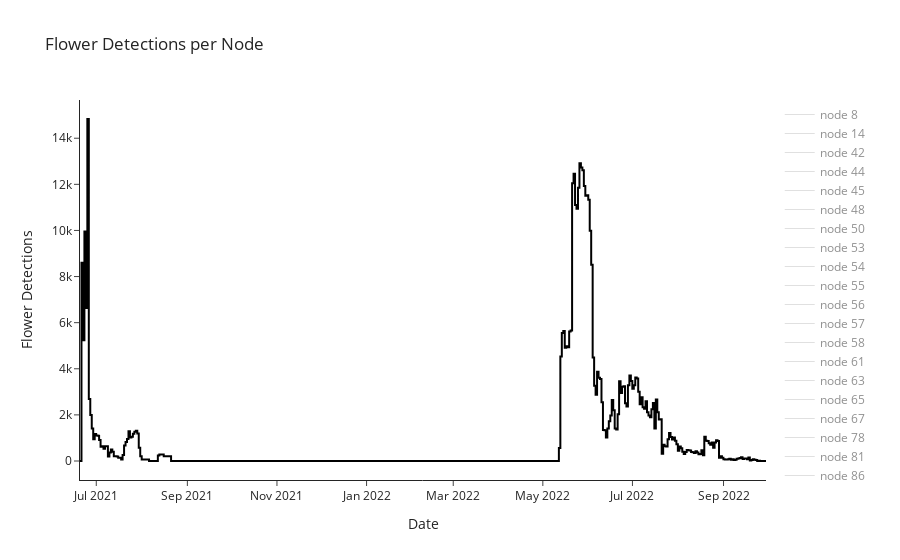

The cell this chart's notebook holds for it:
### Code cell
fig = go.Figure()
colors = iter(palette)
for col in observed_flowers.columns:
    if col == 'mean':
        fig.add_trace(go.Scatter(
            x=observed_flowers.index, 
            y=observed_flowers[col],
            name=f'node {col}',
            line_shape='hv',
            line=dict(
                color="black", width=2
            )
        ))
    else:
        fig.add_trace(go.Scatter(
            x=observed_flowers.index, 
            y=observed_flowers[col],
            name=f'node {col}',
            line_shape='hv',
            line=dict(
                color="grey", width=.5
            )
        ))

fig.update_layout(
    title='Flower Detections per Node', 
    template='simple_white',
    xaxis={'title':'Date'}, yaxis={'title':'Flower Detections'}
)
fig.show()

### Figure 1 — Plotly figure (JSON) as saved in the notebook; plotly's stock layout.template omitted (floating-point values rounded to 4 significant figures; data arrays with more than 128 entries replaced by an {"elided": "..."} marker saying what was removed)
{"data": [{"line": {"color": "grey", "shape": "hv", "width": 0.5}, "name": "node 8", "type": "scatter", "visible": "legendonly", "x": {"elided": "195 str values"}, "y": {"elided": "195 int values"}}, {"line": {"color": "grey", "shape": "hv", "width": 0.5}, "name": "node 14", "type": "scatter", "visible": "legendonly", "x": {"elided": "195 str values"}, "y": {"elided": "195 int values"}}, {"line": {"color": "grey", "shape": "hv", "width": 0.5}, "name": "node 42", "type": "scatter", "visible": "legendonly", "x": {"elided": "195 str values"}, "y": {"elided": "195 int values"}}, {"line": {"color": "grey", "shape": "hv", "width": 0.5}, "name": "node 44", "type": "scatter", "visible": "legendonly", "x": {"elided": "195 str values"}, "y": {"elided": "195 int values"}}, {"line": {"color": "grey", "shape": "hv", "width": 0.5}, "name": "node 45", "type": "scatter", "visible": "legendonly", "x": {"elided": "195 str values"}, "y": {"elided": "195 int values"}}, {"line": {"color": "grey", "shape": "hv", "width": 0.5}, "name": "node 48", "type": "scatter", "visible": "legendonly", "x": {"elided": "195 str values"}, "y": {"elided": "195 int values"}}, {"line": {"color": "grey", "shape": "hv", "width": 0.5}, "name": "node 50", "type": "scatter", "visible": "legendonly", "x": {"elided": "195 str values"}, "y": {"elided": "195 int values"}}, {"line": {"color": "grey", "shape": "hv", "width": 0.5}, "name": "node 53", "type": "scatter", "visible": "legendonly", "x": {"elided": "195 str values"}, "y": {"elided": "195 int values"}}, {"line": {"color": "grey", "shape": "hv", "width": 0.5}, "name": "node 54", "type": "scatter", "visible": "legendonly", "x": {"elided": "195 str values"}, "y": {"elided": "195 int values"}}, {"line": {"color": "grey", "shape": "hv", "width": 0.5}, "name": "node 55", "type": "scatter", "visible": "legendonly", "x": {"elided": "195 str values"}, "y": {"elided": "195 int values"}}, {"line": {"color": "grey", "shape": "hv", "width": 0.5}, "name": "node 56", "type": "scatter", "visible": "legendonly", "x": {"elided": "195 str values"}, "y": {"elided": "195 int values"}}, {"line": {"color": "grey", "shape": "hv", "width": 0.5}, "name": "node 57", "type": "scatter", "visible": "legendonly", "x": {"elided": "195 str values"}, "y": {"elided": "195 int values"}}, {"line": {"color": "grey", "shape": "hv", "width": 0.5}, "name": "node 58", "type": "scatter", "visible": "legendonly", "x": {"elided": "195 str values"}, "y": {"elided": "195 int values"}}, {"line": {"color": "grey", "shape": "hv", "width": 0.5}, "name": "node 61", "type": "scatter", "visible": "legendonly", "x": {"elided": "195 str values"}, "y": {"elided": "195 int values"}}, {"line": {"color": "grey", "shape": "hv", "width": 0.5}, "name": "node 63", "type": "scatter", "visible": "legendonly", "x": {"elided": "195 str values"}, "y": {"elided": "195 int values"}}, {"line": {"color": "grey", "shape": "hv", "width": 0.5}, "name": "node 65", "type": "scatter", "visible": "legendonly", "x": {"elided": "195 str values"}, "y": {"elided": "195 int values"}}, {"line": {"color": "grey", "shape": "hv", "width": 0.5}, "name": "node 67", "type": "scatter", "visible": "legendonly", "x": {"elided": "195 str values"}, "y": {"elided": "195 int values"}}, {"line": {"color": "grey", "shape": "hv", "width": 0.5}, "name": "node 78", "type": "scatter", "visible": "legendonly", "x": {"elided": "195 str values"}, "y": {"elided": "195 int values"}}, {"line": {"color": "grey", "shape": "hv", "width": 0.5}, "name": "node 81", "type": "scatter", "visible": "legendonly", "x": {"elided": "195 str values"}, "y": {"elided": "195 int values"}}, {"line": {"color": "grey", "shape": "hv", "width": 0.5}, "name": "node 86", "type": "scatter", "visible": "legendonly", "x": {"elided": "195 str values"}, "y": {"elided": "195 int values"}}, {"line": {"color": "grey", "shape": "hv", "width": 0.5}, "name": "node 87", "type": "scatter", "visible": "legendonly", "x": {"elided": "195 str values"}, "y": {"elided": "195 int values"}}, {"line": {"color": "black", "shape": "hv", "width": 2}, "name": "node mean", "type": "scatter", "visible": true, "x": {"elided": "195 str values"}, "y": {"elided": "195 float values"}}], "layout": {"autosize": true, "title": {"text": "Flower Detections per Node"}, "xaxis": {"autorange": true, "range": ["2021-06-19 22:00", "2022-09-29 22:00"], "title": {"text": "Date"}, "type": "date"}, "yaxis": {"autorange": true, "range": [-824.1, 15660.0], "title": {"text": "Flower Detections"}, "type": "linear"}}}
